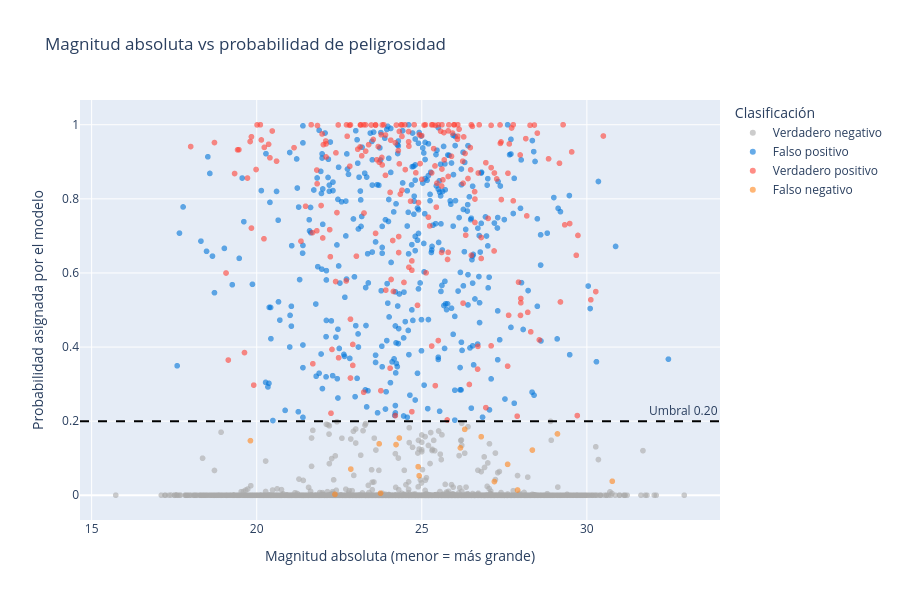

Notebook code cell kept with this figure:
### Markdown cell above
### Magnitud absoluta vs probabilidad de peligrosidad

### Code cell
checkpoint = joblib.load('../data/xgboost_final.pkl')
modelo = checkpoint['modelo']

X_test = pd.read_csv('../data/X_test.csv')
y_test = pd.read_csv('../data/y_test.csv').squeeze()

probabilidades = modelo.predict_proba(X_test)[:, 1]

df_test_original = df[df.index.isin(X_test.index)].copy()
df_test_original['probabilidad_peligroso'] = probabilidades
df_test_original['peligroso_real'] = y_test.values
y_pred = (probabilidades >= 0.20).astype(bool)

def clasificar(row):
    if row['peligroso_real'] and row['probabilidad_peligroso'] >= 0.20:
        return 'Verdadero positivo'
    elif row['peligroso_real'] and row['probabilidad_peligroso'] < 0.20:
        return 'Falso negativo'
    elif not row['peligroso_real'] and row['probabilidad_peligroso'] >= 0.20:
        return 'Falso positivo'
    else:
        return 'Verdadero negativo'

df_test_original['clasificacion'] = df_test_original.apply(clasificar, axis=1)

fig = px.scatter(
    df_test_original,
    x='absolute_magnitude_h',
    y='probabilidad_peligroso',
    color='clasificacion',
    color_discrete_map={
        'Verdadero positivo': '#FF4136',
        'Falso negativo': '#FF851B',
        'Falso positivo': '#0074D9',
        'Verdadero negativo': '#AAAAAA'
    },
    labels={
        'absolute_magnitude_h': 'Magnitud absoluta (menor = más grande)',
        'probabilidad_peligroso': 'Probabilidad asignada por el modelo',
        'clasificacion': 'Clasificación'
    },
    title='Magnitud absoluta vs probabilidad de peligrosidad',
    opacity=0.6,
    hover_data=['name', 'diameter_max_km']
)

fig.add_hline(y=0.20, line_dash='dash', line_color='black',
              annotation_text='Umbral 0.20')

fig.update_layout(height=600)
fig.show()

### Figure 1 — Plotly figure (JSON) as saved in the notebook; plotly's stock layout.template omitted (floating-point values rounded to 4 significant figures; data arrays with more than 128 entries replaced by an {"elided": "..."} marker saying what was removed)
{"data": [{"customdata": {"elided": "3874x2 mixed values"}, "hovertemplate": "Clasificación=Verdadero negativo<br>Magnitud absoluta (menor = más grande)=%{x}<br>Probabilidad asignada por el modelo=%{y}<br>name=%{customdata[0]}<br>diameter_max_km=%{customdata[1]}<extra></extra>", "legendgroup": "Verdadero negativo", "marker": {"color": "#AAAAAA", "opacity": 0.6, "symbol": "circle"}, "mode": "markers", "name": "Verdadero negativo", "showlegend": true, "type": "scattergl", "x": {"elided": "3874 float values"}, "xaxis": "x", "y": {"elided": "3874 float values"}, "yaxis": "y"}, {"customdata": {"elided": "398x2 mixed values"}, "hovertemplate": "Clasificación=Falso positivo<br>Magnitud absoluta (menor = más grande)=%{x}<br>Probabilidad asignada por el modelo=%{y}<br>name=%{customdata[0]}<br>diameter_max_km=%{customdata[1]}<extra></extra>", "legendgroup": "Falso positivo", "marker": {"color": "#0074D9", "opacity": 0.6, "symbol": "circle"}, "mode": "markers", "name": "Falso positivo", "showlegend": true, "type": "scattergl", "x": {"elided": "398 float values"}, "xaxis": "x", "y": {"elided": "398 float values"}, "yaxis": "y"}, {"customdata": {"elided": "234x2 mixed values"}, "hovertemplate": "Clasificación=Verdadero positivo<br>Magnitud absoluta (menor = más grande)=%{x}<br>Probabilidad asignada por el modelo=%{y}<br>name=%{customdata[0]}<br>diameter_max_km=%{customdata[1]}<extra></extra>", "legendgroup": "Verdadero positivo", "marker": {"color": "#FF4136", "opacity": 0.6, "symbol": "circle"}, "mode": "markers", "name": "Verdadero positivo", "showlegend": true, "type": "scattergl", "x": {"elided": "234 float values"}, "xaxis": "x", "y": {"elided": "234 float values"}, "yaxis": "y"}, {"customdata": [["(2021 AW6)", 0.03468], ["(2021 AR2)", 0.03266], ["(2021 RS5)", 0.01271], ["(2019 FQ1)", 0.02158], ["(2020 PH5)", 0.1995], ["(2021 EM1)", 0.06252], ["(2017 DR109)", 0.01795], ["(2025 HH)", 0.004169], ["(2021 GY23)", 0.08129], ["(2020 KB4)", 0.02594], ["(2024 PA)", 0.06167], ["(2017 SE20)", 0.01563], ["(2025 OY1)", 0.08512], ["(2022 TU)", 0.1077], ["(2012 BA35)", 0.1057], ["(2019 PZ2)", 0.6487], ["(2021 QC)", 0.16], ["(2023 CZ2)", 0.008954]], "hovertemplate": "Clasificación=Falso negativo<br>Magnitud absoluta (menor = más grande)=%{x}<br>Probabilidad asignada por el modelo=%{y}<br>name=%{customdata[0]}<br>diameter_max_km=%{customdata[1]}<extra></extra>", "legendgroup": "Falso negativo", "marker": {"color": "#FF851B", "opacity": 0.6, "symbol": "circle"}, "mode": "markers", "name": "Falso negativo", "showlegend": true, "type": "scattergl", "x": [26.17, 26.3, 28.35, 27.2, 22.37, 24.89, 27.6, 30.77, 24.32, 26.8, 24.92, 27.9, 24.22, 23.71, 23.75, 19.81, 22.85, 29.11], "xaxis": "x", "y": [0.1279, 0.1778, 0.1219, 0.0369, 0.00237, 0.07707, 0.0834, 0.03776, 0.1544, 0.158, 0.05263, 0.01417, 0.1367, 0.1388, 0.005583, 0.1472, 0.0706, 0.1656], "yaxis": "y"}], "layout": {"annotations": [{"showarrow": false, "text": "Umbral 0.20", "x": 1, "xanchor": "right", "xref": "x domain", "y": 0.2, "yanchor": "bottom", "yref": "y"}], "height": 600, "legend": {"title": {"text": "Clasificación"}, "tracegroupgap": 0}, "shapes": [{"line": {"color": "black", "dash": "dash"}, "type": "line", "x0": 0, "x1": 1, "xref": "x domain", "y0": 0.2, "y1": 0.2, "yref": "y"}], "title": {"text": "Magnitud absoluta vs probabilidad de peligrosidad"}, "xaxis": {"anchor": "y", "domain": [0, 1], "title": {"text": "Magnitud absoluta (menor = más grande)"}}, "yaxis": {"anchor": "x", "domain": [0, 1], "title": {"text": "Probabilidad asignada por el modelo"}}}}
